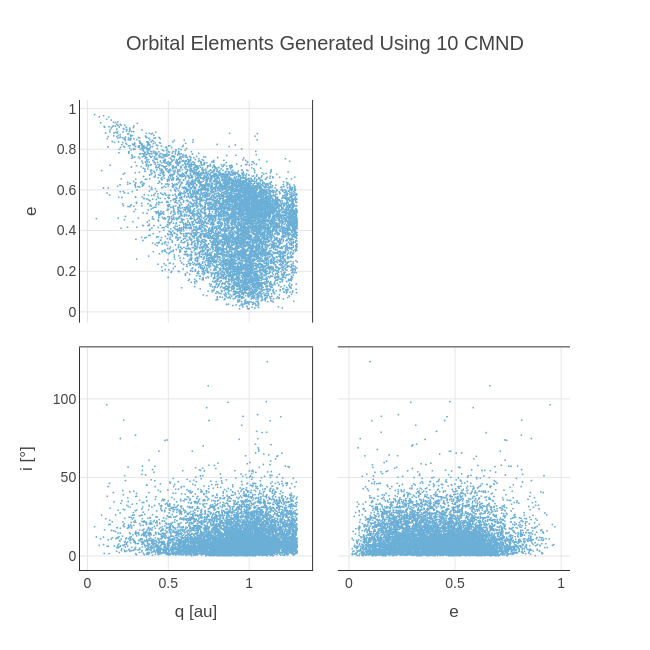

Notebook code cell kept with this figure:
### Code cell
q_fit = converted_sample[:,0]
e_fit = converted_sample[:,1]
i_fit = converted_sample[:,2]*180/np.pi

fig = go.Figure()

# NEOS
fig.add_trace(go.Splom(
    dimensions=[
        dict(label='q [au]', values=q_fit),
        dict(label='e', values=e_fit),
        dict(label='i [°]', values=i_fit)
    ],
    showupperhalf=False,
    diagonal_visible=False,
    marker=dict(color="#6baed6", size=2)
))

# Layout minimalista
fig.update_layout(
    title='Orbital Elements Generated Using 10 CMND',
    title_x=0.5,
    width=650,
    height=650,
    font=dict(family="Arial", color="#444444", size=14),
    plot_bgcolor='white',
    paper_bgcolor='white',
    dragmode='select',
    hovermode='closest',
    legend=dict(
        x=0.8, y=1.05,
        bgcolor='rgba(0,0,0,0)',
        borderwidth=0
    )
)

# Ajuste de ejes para estilo limpio
for axis in ['xaxis', 'xaxis2', 'xaxis3', 'yaxis', 'yaxis2', 'yaxis3']:
    fig.update_layout({axis: dict(
        showline=True,
        linewidth=1,
        linecolor="#333333",
        mirror=True,
        showgrid=True,
        gridcolor="#e6e6e6",
        zeroline=False
    )})

fig.show()

### Figure 1 — Plotly figure (JSON) as saved in the notebook; plotly's stock layout.template omitted (floating-point values rounded to 4 significant figures; data arrays with more than 128 entries replaced by an {"elided": "..."} marker saying what was removed)
{"data": [{"diagonal": {"visible": false}, "dimensions": [{"label": "q [au]", "values": {"elided": "10000 float values"}}, {"label": "e", "values": {"elided": "10000 float values"}}, {"label": "i [°]", "values": {"elided": "10000 float values"}}], "marker": {"color": "#6baed6", "size": 2}, "showupperhalf": false, "type": "splom"}], "layout": {"dragmode": "select", "font": {"color": "#444444", "family": "Arial", "size": 14}, "height": 650, "hovermode": "closest", "legend": {"bgcolor": "rgba(0,0,0,0)", "borderwidth": 0, "x": 0.8, "y": 1.05}, "paper_bgcolor": "white", "plot_bgcolor": "white", "title": {"text": "Orbital Elements Generated Using 10 CMND", "x": 0.5}, "width": 650, "xaxis": {"gridcolor": "#e6e6e6", "linecolor": "#333333", "linewidth": 1, "mirror": true, "showgrid": true, "showline": true, "zeroline": false}, "xaxis2": {"gridcolor": "#e6e6e6", "linecolor": "#333333", "linewidth": 1, "mirror": true, "showgrid": true, "showline": true, "zeroline": false}, "xaxis3": {"gridcolor": "#e6e6e6", "linecolor": "#333333", "linewidth": 1, "mirror": true, "showgrid": true, "showline": true, "zeroline": false}, "yaxis": {"gridcolor": "#e6e6e6", "linecolor": "#333333", "linewidth": 1, "mirror": true, "showgrid": true, "showline": true, "zeroline": false}, "yaxis2": {"gridcolor": "#e6e6e6", "linecolor": "#333333", "linewidth": 1, "mirror": true, "showgrid": true, "showline": true, "zeroline": false}, "yaxis3": {"gridcolor": "#e6e6e6", "linecolor": "#333333", "linewidth": 1, "mirror": true, "showgrid": true, "showline": true, "zeroline": false}}}
